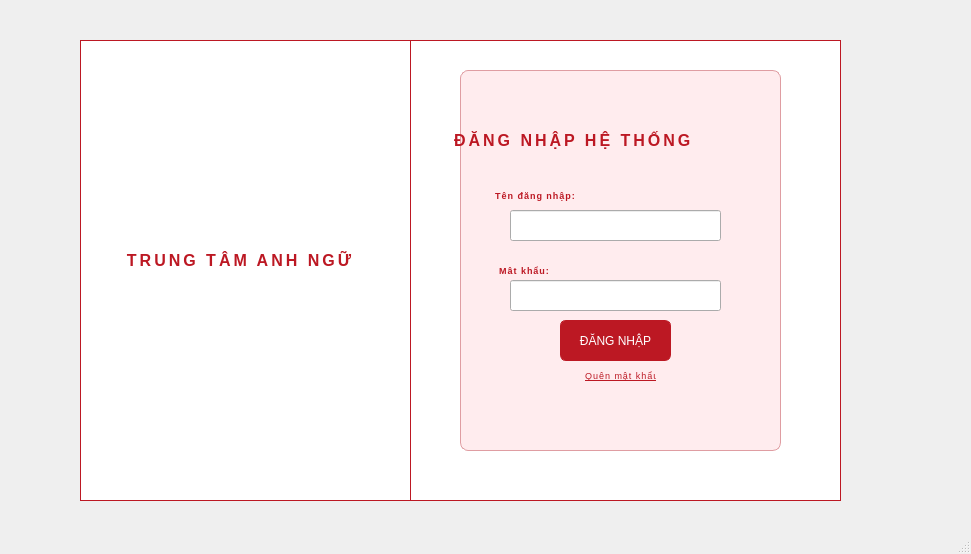
<?xml version="1.0" encoding="UTF-8"?>
<ui version="4.0">
 <class>MainWindow</class>
 <widget class="QMainWindow" name="MainWindow">
  <property name="geometry">
   <rect>
    <x>0</x>
    <y>0</y>
    <width>971</width>
    <height>554</height>
   </rect>
  </property>
  <property name="windowTitle">
   <string>MainWindow</string>
  </property>
  <widget class="QWidget" name="centralwidget">
   <widget class="QWidget" name="widget" native="true">
    <property name="geometry">
     <rect>
      <x>10</x>
      <y>0</y>
      <width>901</width>
      <height>551</height>
     </rect>
    </property>
    <widget class="QWidget" name="widget_2" native="true">
     <property name="geometry">
      <rect>
       <x>70</x>
       <y>40</y>
       <width>761</width>
       <height>461</height>
      </rect>
     </property>
     <property name="styleSheet">
      <string notr="true">/* Dùng dấu chấm ở trước để áp dụng cho chính nó và con của nó */
.QWidget {
    background-color: white;
    border: 1px solid #bc1823; /* Thêm cái viền đỏ để dễ kiểm tra xem nó có ăn code không */
}</string>
     </property>
     <widget class="QWidget" name="widget_3" native="true">
      <property name="geometry">
       <rect>
        <x>0</x>
        <y>0</y>
        <width>331</width>
        <height>461</height>
       </rect>
      </property>
      <property name="styleSheet">
       <string notr="true">QWidget#widget_login_box {
    background-color: #ffffff; /* Nền trắng tinh */
    border-radius: 15px;       /* Bo góc cho mềm mại */
    border: 1px solid #f0f0f0; /* Viền xám cực nhạt để phân biệt với nền ngoài */
}

/* Các Label tiêu đề bên trong Widget này */
QLabel {
    background-color: transparent; /* Đảm bảo label không có nền đè lên */
    color: #bc1823;               /* Chữ đỏ đô */
    font-family: &quot;Segoe UI Semib/* Dùng dấu chấm ở trước để áp dụng cho chính nó và con của nó */
.QWidget {
    background-color: white;
    border: 1px solid #bc1823; /* Thêm cái viền đỏ để dễ kiểm tra xem nó có ăn code không */
}old&quot;;
}</string>
      </property>
      <widget class="QLabel" name="label_trungtam">
       <property name="geometry">
        <rect>
         <x>20</x>
         <y>170</y>
         <width>281</width>
         <height>101</height>
        </rect>
       </property>
       <property name="styleSheet">
        <string notr="true">QLabel {
    /* Bỏ nền và viền hoàn toàn */
    background-color: transparent;
    border: none;
    
    /* Màu đỏ đô đặc trưng của Trầm */
    color: #bc1823;
    
    /* Phông chữ: Ưu tiên Montserrat nếu máy đã cài, không thì dùng Segoe UI Black */
    font-family: &quot;Montserrat ExtraBold&quot;, &quot;Segoe UI Black&quot;, sans-serif;
    font-size: 26pt;
    font-weight: 900;
    text-transform: uppercase;
    
    /* Giãn cách giữa các chữ cái (quan trọng để làm logo chữ) */
    letter-spacing: 3px;
    
    qproperty-alignment: 'AlignCenter';
}

/* Hiệu ứng lướt qua cực nhẹ để tăng tính tương tác */
QLabel:hover {
    color: #9c141d; /* Đậm hơn một tông khi di chuột vào */
}</string>
       </property>
       <property name="text">
        <string>&lt;html&gt;&lt;head/&gt;&lt;body&gt;&lt;p align=&quot;center&quot;&gt;&lt;span style=&quot; font-size:12pt; font-weight:600;&quot;&gt;TRUNG TÂM ANH NGỮ&lt;/span&gt;&lt;/p&gt;&lt;/body&gt;&lt;/html&gt;</string>
       </property>
      </widget>
     </widget>
     <widget class="QWidget" name="widget_4" native="true">
      <property name="geometry">
       <rect>
        <x>330</x>
        <y>0</y>
        <width>431</width>
        <height>461</height>
       </rect>
      </property>
      <property name="styleSheet">
       <string notr="true">QLabel {
    /* Bỏ nền, chỉ để chữ màu đỏ đô thương hiệu */
    background-color: transparent;
    color: #bc1823;
    
    /* Font chữ giữ nguyên độ đậm và in hoa */
    font: 700 10pt &quot;Segoe UI&quot;;
    text-transform: uppercase;
    
    /* Căn giữa chữ */
    qproperty-alignment: 'AlignCenter';
    padding: 5px;
}

/* Hiệu ứng khi di chuột vào (Hover) */
QLabel:hover {
    /* Khi trỏ vào, chữ sẽ sáng hơn một chút hoặc hiện nền hồng rất nhạt để biết là đang trỏ vào */
    background-color: #ffecee; 
    border-radius: 5px;
    color: #9c141d; /* Đỏ đậm hơn một chút khi hover */
}</string>
      </property>
      <widget class="QLabel" name="label_nendangnhap">
       <property name="geometry">
        <rect>
         <x>50</x>
         <y>30</y>
         <width>321</width>
         <height>381</height>
        </rect>
       </property>
       <property name="styleSheet">
        <string notr="true">QLabel {
    /* Màu nền hồng nhạt cố định */
    background-color: #ffecee;
    
    /* Chữ màu đỏ đô thương hiệu */
    color: #bc1823;
    
    /* Font chữ đậm, in hoa chuẩn Dashboard */
    font-family: &quot;Segoe UI&quot;;
    font-size: 10pt;
    font-weight: 700;
    text-transform: uppercase;
    
    /* Bo góc 8px cho mềm mại */
    border-radius: 8px;
    
    /* Viền hồng đậm hơn một chút để định hình khung */
    border: 1px solid #df9da2;
    
    /* Căn giữa chữ và tạo khoảng trống */
    qproperty-alignment: 'AlignCenter';
    padding: 8px;
}</string>
       </property>
       <property name="text">
        <string>&lt;html&gt;&lt;head/&gt;&lt;body&gt;&lt;p&gt;&lt;br/&gt;&lt;/p&gt;&lt;/body&gt;&lt;/html&gt;</string>
       </property>
      </widget>
      <widget class="QLineEdit" name="lineEdit">
       <property name="geometry">
        <rect>
         <x>100</x>
         <y>170</y>
         <width>211</width>
         <height>31</height>
        </rect>
       </property>
      </widget>
      <widget class="QLineEdit" name="lineEdit_1">
       <property name="geometry">
        <rect>
         <x>100</x>
         <y>240</y>
         <width>211</width>
         <height>31</height>
        </rect>
       </property>
       <property name="echoMode">
        <enum>QLineEdit::PasswordEchoOnEdit</enum>
       </property>
      </widget>
      <widget class="QPushButton" name="pushButton_dangnhap">
       <property name="geometry">
        <rect>
         <x>150</x>
         <y>280</y>
         <width>111</width>
         <height>41</height>
        </rect>
       </property>
       <property name="styleSheet">
        <string notr="true">QPushButton {
    /* Màu nền đỏ đậm thương hiệu của Trầm */
    background-color: #bc1823; 
    border: 1px solid #bc1823;
    border-radius: 6px;
    
    /* Chữ chuyển sang màu trắng để nổi trên nền đỏ */
    color: white;
    font: 700 9pt &quot;Segoe UI&quot;;
    
    /* Khoảng cách bên trong nút */
    padding: 5px 15px;
}

QPushButton:hover {
    /* Hiệu ứng khi di chuột vào: Đỏ sậm hơn một chút */
    background-color: #9c141d;
    border: 1px solid #9c141d;
}

QPushButton:pressed {
    /* Hiệu ứng khi nhấn xuống: Màu hồng đậm và chữ tối lại */
    background-color: #df9da2;
    color: #bc1823;
}</string>
       </property>
       <property name="text">
        <string>ĐĂNG NHẬP</string>
       </property>
      </widget>
      <widget class="QLabel" name="label_quenmatkhau">
       <property name="geometry">
        <rect>
         <x>170</x>
         <y>320</y>
         <width>81</width>
         <height>31</height>
        </rect>
       </property>
       <property name="styleSheet">
        <string notr="true">QLabel {
    /* Bỏ nền và viền hoàn toàn */
    background-color: transparent;
    border: none;
    
    /* Màu đỏ đô đặc trưng */
    color: #bc1823;
    
    /* Phông chữ Times New Roman */
    font-family: &quot;Times New Roman&quot;, serif;
    font-size: 9pt; /* Tăng size một chút vì chữ thường sẽ nhỏ hơn chữ in hoa */
    font-weight: 700; /* Để Bold vừa phải cho rõ nét */
    
    /* KHÔNG viết in hoa */
    text-transform: none;
    
    /* Giãn cách giữa các chữ cái nhẹ nhàng */
    letter-spacing: 1px;
    
    qproperty-alignment: 'AlignCenter';
}

/* Hiệu ứng khi di chuột vào */
QLabel:hover {
    color: #9c141d;
    /* Có thể thêm gạch chân nếu muốn giống style link web */
    /* text-decoration: underline; */
}</string>
       </property>
       <property name="text">
        <string>&lt;html&gt;&lt;head/&gt;&lt;body&gt;&lt;p align=&quot;center&quot;&gt;&lt;span style=&quot; font-size:7pt; font-weight:400; text-decoration: underline;&quot;&gt;Quên mật khẩu&lt;/span&gt;&lt;/p&gt;&lt;/body&gt;&lt;/html&gt;</string>
       </property>
       <property name="alignment">
        <set>Qt::AlignCenter</set>
       </property>
      </widget>
      <widget class="QLabel" name="label_dangnhap">
       <property name="geometry">
        <rect>
         <x>30</x>
         <y>40</y>
         <width>361</width>
         <height>121</height>
        </rect>
       </property>
       <property name="styleSheet">
        <string notr="true">QLabel {
    /* Bỏ nền và viền hoàn toàn */
    background-color: transparent;
    border: none;
    
    /* Màu đỏ đô đặc trưng của Trầm */
    color: #bc1823;
    
    /* Phông chữ: Ưu tiên Montserrat nếu máy đã cài, không thì dùng Segoe UI Black */
    font-family: &quot;Montserrat ExtraBold&quot;, &quot;Segoe UI Black&quot;, sans-serif;
    font-size: 26pt;
    font-weight: 900;
    text-transform: uppercase;
    
    /* Giãn cách giữa các chữ cái (quan trọng để làm logo chữ) */
    letter-spacing: 3px;
    
    qproperty-alignment: 'AlignCenter';
}

/* Hiệu ứng lướt qua cực nhẹ để tăng tính tương tác */
QLabel:hover {
    color: #9c141d; /* Đậm hơn một tông khi di chuột vào */
}</string>
       </property>
       <property name="text">
        <string>&lt;html&gt;&lt;head/&gt;&lt;body&gt;&lt;p&gt;&lt;span style=&quot; font-size:12pt;&quot;&gt;ĐĂNG NHẬP HỆ THỐNG&lt;/span&gt;&lt;/p&gt;&lt;/body&gt;&lt;/html&gt;</string>
       </property>
      </widget>
      <widget class="QLabel" name="label_tendangnhap">
       <property name="geometry">
        <rect>
         <x>60</x>
         <y>140</y>
         <width>131</width>
         <height>31</height>
        </rect>
       </property>
       <property name="styleSheet">
        <string notr="true">QLabel {
    /* Bỏ nền và viền hoàn toàn */
    background-color: transparent;
    border: none;
    
    /* Màu đỏ đô đặc trưng */
    color: #bc1823;
    
    /* Phông chữ Times New Roman */
    font-family: &quot;Times New Roman&quot;, serif;
    font-size: 9pt; /* Tăng size một chút vì chữ thường sẽ nhỏ hơn chữ in hoa */
    font-weight: 700; /* Để Bold vừa phải cho rõ nét */
    
    /* KHÔNG viết in hoa */
    text-transform: none;
    
    /* Giãn cách giữa các chữ cái nhẹ nhàng */
    letter-spacing: 1px;
    
    qproperty-alignment: 'AlignCenter';
}

/* Hiệu ứng khi di chuột vào */
QLabel:hover {
    color: #9c141d;
    /* Có thể thêm gạch chân nếu muốn giống style link web */
    /* text-decoration: underline; */
}</string>
       </property>
       <property name="text">
        <string>&lt;html&gt;&lt;head/&gt;&lt;body&gt;&lt;p&gt;&lt;span style=&quot; font-size:7pt;&quot;&gt;Tên đăng nhập:&lt;/span&gt;&lt;/p&gt;&lt;/body&gt;&lt;/html&gt;</string>
       </property>
       <property name="alignment">
        <set>Qt::AlignCenter</set>
       </property>
      </widget>
      <widget class="QLabel" name="label_matkhau">
       <property name="geometry">
        <rect>
         <x>80</x>
         <y>220</y>
         <width>69</width>
         <height>20</height>
        </rect>
       </property>
       <property name="styleSheet">
        <string notr="true">QLabel {
    /* Bỏ nền và viền hoàn toàn */
    background-color: transparent;
    border: none;
    
    /* Màu đỏ đô đặc trưng */
    color: #bc1823;
    
    /* Phông chữ Times New Roman */
    font-family: &quot;Times New Roman&quot;, serif;
    font-size: 9pt; /* Tăng size một chút vì chữ thường sẽ nhỏ hơn chữ in hoa */
    font-weight: 700; /* Để Bold vừa phải cho rõ nét */
    
    /* KHÔNG viết in hoa */
    text-transform: none;
    
    /* Giãn cách giữa các chữ cái nhẹ nhàng */
    letter-spacing: 1px;
    
    qproperty-alignment: 'AlignCenter';
}

/* Hiệu ứng khi di chuột vào */
QLabel:hover {
    color: #9c141d;
    /* Có thể thêm gạch chân nếu muốn giống style link web */
    /* text-decoration: underline; */
}</string>
       </property>
       <property name="text">
        <string>&lt;html&gt;&lt;head/&gt;&lt;body&gt;&lt;p&gt;&lt;span style=&quot; font-size:7pt;&quot;&gt;Mật khẩu:&lt;/span&gt;&lt;/p&gt;&lt;/body&gt;&lt;/html&gt;</string>
       </property>
       <property name="alignment">
        <set>Qt::AlignCenter</set>
       </property>
      </widget>
     </widget>
    </widget>
   </widget>
  </widget>
  <widget class="QMenuBar" name="menubar">
   <property name="geometry">
    <rect>
     <x>0</x>
     <y>0</y>
     <width>971</width>
     <height>26</height>
    </rect>
   </property>
  </widget>
  <widget class="QStatusBar" name="statusbar"/>
 </widget>
 <resources/>
 <connections/>
</ui>
